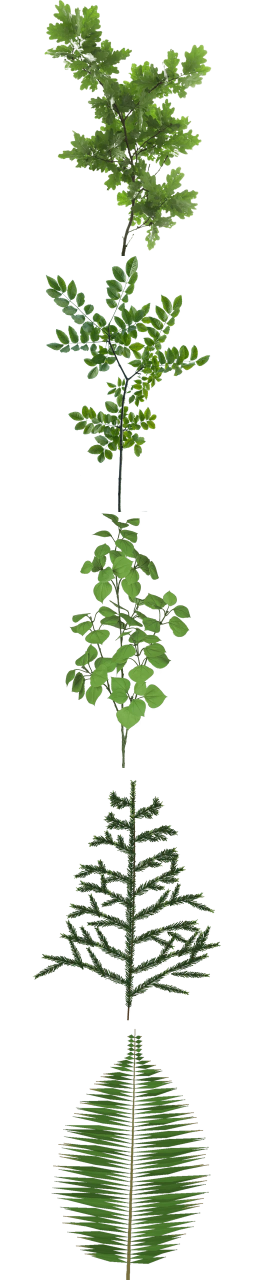
#> input picture game/assets/veg/leaves.webp, 512 x 2560 px, given in place of leaves.png, which was not available (shown at 1/2 size)
$ python tex_spruce.py
#> lines starting #> are read from the running program, lines starting #| are printed output that depends on the picture; after the words box and inside, x2 and y2 are one past the last pixel; in counts of white or black regions, pixels touching at a corner belong together
# paint a dense conifer branch (spruce/fir: short dark needles in combs along twigs) into layer 3 of the leaf atlas
import os, math, random
import numpy as np
from PIL import Image, ImageDraw
SP = os.path.join(os.path.dirname(__file__), '..')
OUTD = SP + '/assets/veg'
S = 4                      # supersampling
N = 512 * S
rnd = random.Random(7)
img = Image.new('RGBA', (N, N), (0, 0, 0, 0))
#> img: PIL image 2048x2048 RGBA; every value is 0
d = ImageDraw.Draw(img)

def col(base, var=14, a=255):
    return tuple(max(0, min(255, int(c + rnd.uniform(-var, var)))) for c in base) + (a,)

DARK, MID, TIP, STEM = (34, 52, 26), (52, 76, 36), (88, 118, 52), (78, 58, 38)

def needles_along(p0, p1, length, density, side_angle, tipward):
    """short needles along a twig, both sides, leaning towards the tip"""
    x0, y0 = p0; x1, y1 = p1
    L = math.hypot(x1 - x0, y1 - y0); ux, uy = (x1 - x0) / L, (y1 - y0) / L
    n = int(L / density)
    for i in range(n):
        t = (i + rnd.random()) / n
        px, py = x0 + (x1 - x0) * t, y0 + (y1 - y0) * t
        ln = length * (0.55 + 0.45 * math.sin(min(1, t * 1.15 + 0.08) * math.pi)) * rnd.uniform(0.8, 1.15)
        for s in (-1, 1):
            a = side_angle * s + rnd.uniform(-0.25, 0.25)
            ca, sa = math.cos(a), math.sin(a)
            dx, dy = ux * ca - uy * sa, ux * sa + uy * ca
            # lean forward
            dx, dy = dx * (1 - tipward) + ux * tipward, dy * (1 - tipward) + uy * tipward
            m = math.hypot(dx, dy); dx, dy = dx / m, dy / m
            c = col(TIP if t > 0.82 and rnd.random() < 0.7 else (MID if rnd.random() < 0.45 else DARK), 10)
            d.line([(px, py), (px + dx * ln, py + dy * ln)], fill=c, width=max(2, int(S * 1.1)))
        # a few needles lying on top, pointing at the viewer (short dark dots)
        if rnd.random() < 0.5:
            r = S * 1.4; d.ellipse([px - r, py - r, px + r, py + r], fill=col(DARK, 8))

# main stem: from the attach point (bottom centre) to the tip, a gentle curve
stem = []
for k in range(41):
    t = k / 40
    stem.append((N * 0.5 + math.sin(t * 2.2) * N * 0.025, N * (0.985 - 0.93 * t)))
d.line(stem, fill=STEM + (255,), width=int(S * 3.2))
# side twigs alternate up the stem, shorter towards the tip, angled forward
k = 0; t = 0.1
while t < 0.93:
    i = int(t * 40); px, py = stem[i]
    side = 1 if k % 2 == 0 else -1
    span = (1 - t) * 0.55 + 0.12
    L = N * span * rnd.uniform(0.8, 1.0) * 0.68
    ang = -math.pi / 2 + side * rnd.uniform(0.95, 1.2)
    ex, ey = px + math.cos(ang) * L, py + math.sin(ang) * L * 0.8
    # twig with a slight droop at the end
    mx, my = (px + ex) / 2, (py + ey) / 2 - L * 0.05
    d.line([(px, py), (mx, my), (ex, ey)], fill=STEM + (255,), width=int(S * 1.6))
    needles_along((px, py), (mx, my), S * 13, S * 1.3, 1.05, 0.35)
    needles_along((mx, my), (ex, ey), S * 12, S * 1.3, 1.0, 0.4)
    # small second-order twigs
    for q in (0.3, 0.55, 0.78):
        bx, by = px + (ex - px) * q, py + (ey - py) * q
        a2 = ang + side * rnd.uniform(-0.9, -0.5) * (1 if rnd.random() < 0.5 else -1)
        l2 = L * rnd.uniform(0.25, 0.4)
        cx_, cy_ = bx + math.cos(a2) * l2, by + math.sin(a2) * l2
        d.line([(bx, by), (cx_, cy_)], fill=STEM + (255,), width=int(S * 1.0))
        needles_along((bx, by), (cx_, cy_), S * 10, S * 1.5, 1.0, 0.4)
    k += 1; t += rnd.uniform(0.045, 0.06)
#> this loop made 16 passes
#> (px, py, ex, ey, mx, my) on passes 1 to 12: (1035.2, 1826.8, 1653.4, 1500.6, 1344.3, 1626.7), (1040.6, 1731.6, 355.7, 1508.7, 698.2, 1583.2), (1045.8, 1636.4, 1740.7, 1411.3, 1393.2, 1486.3), (1050.8, 1541.1, 503.1, 1343.6, 776.9, 1412.3), (1057.6, 1398.3, 1562.5, 1235.9, 1310.1, 1289.9), (1061.6, 1303, 578.3, 1103.2, 820, 1175.9), (1065.2, 1207.8, 1608.1, 1019.3, 1336.7, 1083.9), (1068.3, 1112.6, 658.2, 923.6, 863.3, 994.5), (1070.8, 1017.3, 1459.9, 807.3, 1265.3, 888.9), (1072.8, 922.1, 656.9, 790.8, 864.9, 834.1), (1074.2, 826.9, 1398.5, 656.1, 1236.4, 722.1), (1075.2, 684, 761.7, 560.2, 918.4, 604.6)
#> after the loop, k = 16; t = 0.972
needles_along(stem[2], stem[-1], S * 12, S * 1.5, 1.1, 0.3)
small = img.resize((512, 512), Image.LANCZOS)
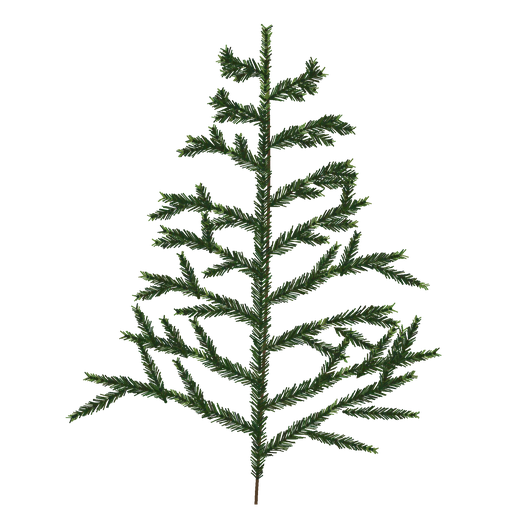
#> small: PIL image 512x512 RGBA; mean R, G, B, A 8.8, 13.1, 5.8, 34.1; transparent parts drawn white
a = np.array(small)
# keep colour under transparent pixels close to the needles (no dark halos when mipmapped)
alpha = a[..., 3:4].astype(np.float32) / 255
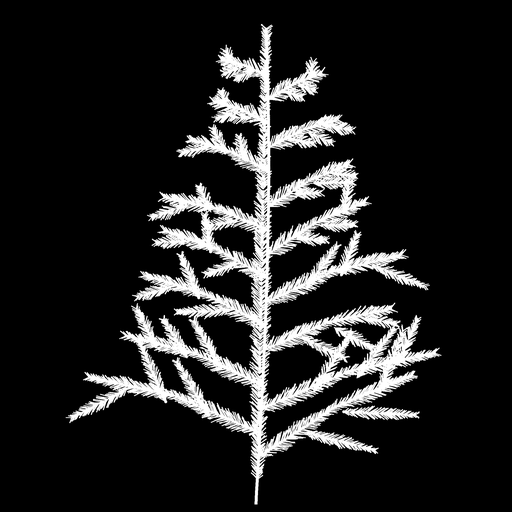
#> alpha: shape (512, 512, 1) float32; min 0, max 1, mean 0.134
rgb = a[..., :3].astype(np.float32)
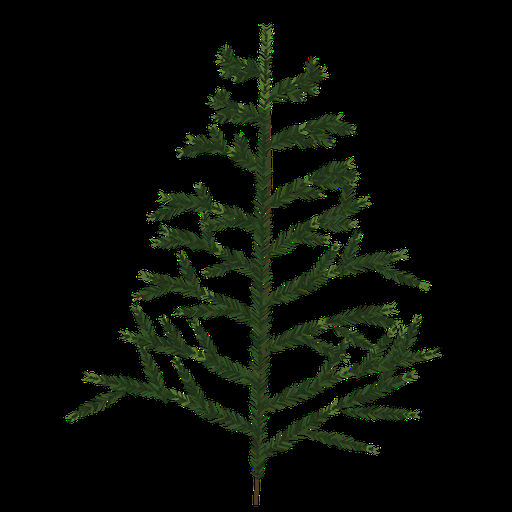
#> rgb: shape (512, 512, 3) float32; mean R, G, B 8.8, 13.1, 5.8
avg = (rgb * alpha).sum((0, 1)) / max(1, alpha.sum())
#> avg = [44.44, 64.97, 31.02]
a[..., :3] = np.where(alpha > 0.02, rgb, avg).astype(np.uint8)
strip = np.array(Image.open(OUTD + '/leaves.png').convert('RGBA'))
#> strip is the input picture: shape (2560, 512, 4); mean R, G, B, A 114.5, 133.1, 103.1, 46
strip[3 * 512:4 * 512] = a
#> strip: shape (2560, 512, 4); 20% of pixels changed, all inside (x1, y1, x2, y2) = (0, 1536, 512, 2048)
Image.fromarray(strip, 'RGBA').save(OUTD + '/leaves.webp', quality=88, method=6)
Image.fromarray(strip, 'RGBA').save(OUTD + '/leaves.png', optimize=True)
prev = Image.new('RGBA', (512, 512), (90, 120, 160, 255)); prev.alpha_composite(Image.fromarray(a, 'RGBA'))
#> after `prev = Image.new('RGBA', (512, 512), (90, 120, 160, 255))`:
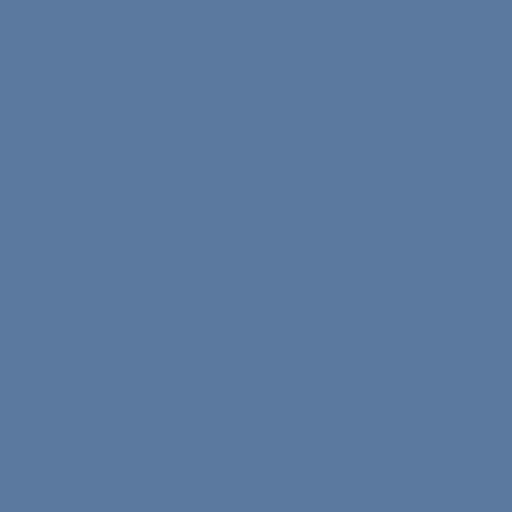
#> prev: PIL image 512x512 RGBA; mean R, G, B, A 90, 120, 160, 255
#> after `prev.alpha_composite(Image.fromarray(a, 'RGBA'))`:
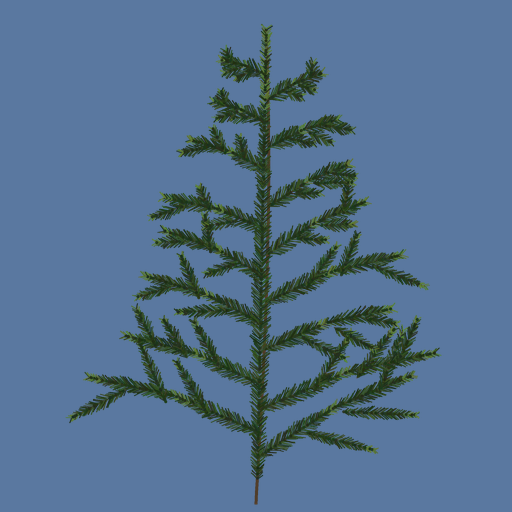
#> prev: PIL image 512x512 RGBA; mean R, G, B, A 83.9, 112.6, 142.8, 255
prev.convert('RGB').save(SP + '/../leaf_spruce_prev.png')
print('ok', os.path.getsize(OUTD + '/leaves.webp'))
